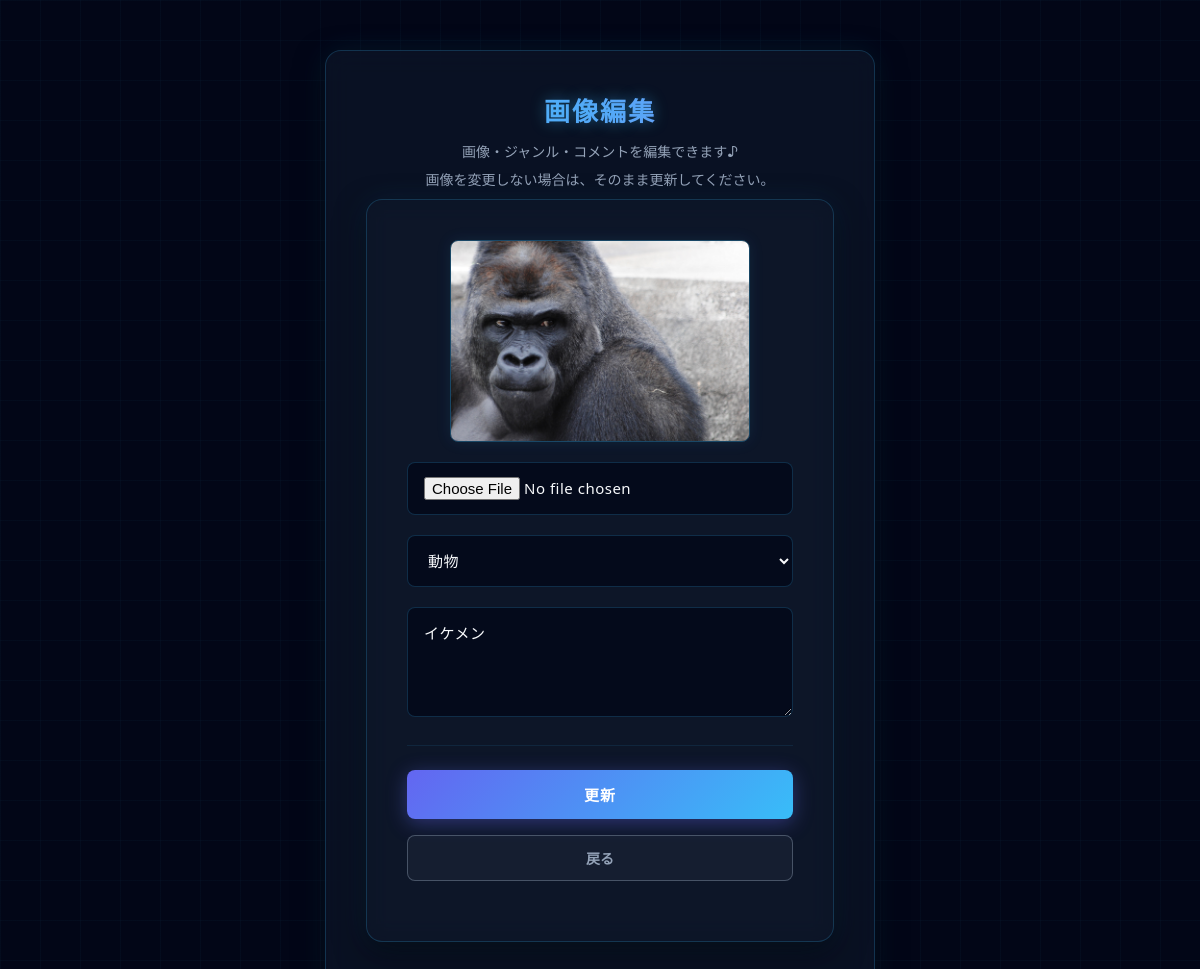
/kids/edit/1 (signed in), run on the app's committed database.
### apps/kids/models.py (models this page shows)
class KidsImage(db.Model):
    __tablename__ = "kids_images"
    id = db.Column(db.Integer, primary_key=True)
    user_id = db.Column(db.String, db.ForeignKey("users.id"))
    image_path = db.Column(db.String)
    is_detected = db.Column(db.Boolean, default=False)
    detection_reason = db.Column(db.String(100))
    created_at = db.Column(db.DateTime, default=datetime.now)
    genre = db.Column(db.String(50))
    comment = db.Column(db.Text)
    updated_at = db.Column(
        db.DateTime, default=datetime.now, onupdate=datetime.now
    )

### apps/kids/views.py (the view, shortened to what this page needs)
@kids.route("/edit/<int:image_id>", methods=["GET", "POST"])
@login_required
def edit_image(image_id):
    image = KidsImage.query.get_or_404(image_id)
    if str(image.user_id) != str(current_user.id):
        return redirect(url_for("kids.index"))
    form = EditForm(obj=image)
    return render_template("kids/edit.html", form=form,  image=image)

### apps/kids/forms.py
class EditForm(FlaskForm):
    image = FileField(
        "画像",
        validators=[
            FileRequired("画像ファイルを指定してください。"),
            FileAllowed(
                ["png", "jpg", "jpeg"],
                "サポートされていない画像形式です。"
            ),
        ]
    )
    genre = SelectField(
        "ジャンル",
        choices=[
            ("animal", "動物"),
            ("food", "食べ物"),
            ("game", "ゲーム"),
            ("other", "その他"),
        ],
        validators=[DataRequired()]
    )
    comment = TextAreaField(
        "コメント",
        validators=[DataRequired()]
    )
    submit = SubmitField("更新")

### apps/crud/models.py (called while the page is built)
@login_manager.user_loader
def load_user(user_id):
    return User.query.get(user_id)

### apps/kids/templates/kids/edit.html (shortened to what this page needs)
{% extends "kids/base.html" %}
{% block content %}
<div>
    <h4>画像編集</h4>
    <p>画像・ジャンル・コメントを編集できます♪</p>
    <p>画像を変更しない場合は、そのまま更新してください。</p>
    <form
        action="{{ url_for('kids.edit_image', image_id=image.id) }}"
        method="post"
        enctype="multipart/form-data"
        novalidate="novalidate"
    >
        <div class="mb-3">
            <img
                src="{{ url_for('kids.image_file', filename=image.image_path) }}"
                alt="現在の画像"
                width="300"
            >
        </div>
        <div>
            <label>
                <span>{{ form.image(class="form-control-file") }}</span>
            </label>
        </div>
        <div>
            <label>
                <span>{{ form.genre(class="form-select") }}</span>
            </label>
        </div>
        <div>
            <label>
                <span>{{ form.comment(class="form-control", rows="4") }}</span>
            </label>
        </div>
        <hr />
        <div>
            <label>
                {{ form.submit(class="btn btn-primary") }}
            </label>
            <a
                href="{{ url_for('kids.index') }}"
                class="btn btn-secondary"
            >
                戻る
            </a>
        </div>
    </form>
</div>
{% endblock %}

### apps/static/css/style.css (style rules this page uses)
* { margin: 0; padding: 0; box-sizing: border-box; font-family: 'Segoe UI', -apple-system, BlinkMacSystemFont, Roboto, sans-serif; }
body { background-color: #020617; color: #f1f5f9; min-height: 100vh; display: flex; flex-direction: column; justify-content: center; align-items: center; padding: 40px 20px; gap: 24px; background-image: linear-gradient(rgba(56, 189, 248, 0.03) 1px, transparent 1px), linear-gradient(90deg, rgba(56, 189, 248, 0.03) 1px, transparent 1px); background-size: 40px 40px; }
form { max-width: 450px; width: 100%; padding: 40px; background: rgba(15, 23, 42, 0.65); border-radius: 16px; border: 1px solid rgba(56, 189, 248, 0.2); box-shadow: 0 4px 30px rgba(0, 0, 0, 0.5), 0 0 30px rgba(56, 189, 248, 0.1); backdrop-filter: blur(12px); box-sizing: border-box; transition: all 0.4s ease; }
h2, h4 { font-size: 28px; font-weight: 800; margin: 0 0 8px 0; text-align: center; letter-spacing: 2px; background: linear-gradient(90deg, #38bdf8, #818cf8); background-clip: text; -webkit-background-clip: text; -webkit-text-fill-color: transparent; text-shadow: 0 0 15px rgba(56, 189, 248, 0.3); }
form label { color: #94a3b8; font-size: 13px; font-weight: 600; letter-spacing: 0.5px; display: block; margin-bottom: 4px; }
input[type="text"], input[type="email"], input[type="password"], input[type="date"], .form-control-file { width: 100%; padding: 14px 16px; background: rgba(2, 6, 23, 0.7); border: 1px solid rgba(56, 189, 248, 0.2); border-radius: 8px; color: #f8fafc; font-size: 15px; letter-spacing: 0.5px; box-sizing: border-box; transition: all 0.3s cubic-bezier(0.4, 0, 0.2, 1); }
input[type="submit"], .btn-primary { width: 100%; padding: 14px; background: linear-gradient(135deg, #6366f1, #38bdf8); border: none; border-radius: 8px; color: #ffffff; font-weight: 700; font-size: 15px; letter-spacing: 1px; cursor: pointer; box-shadow: 0 4px 20px rgba(99, 102, 241, 0.4); transition: all 0.3s ease; }
hr { border: 0; border-top: 1px solid rgba(255, 255, 255, 0.1); margin: 20px 0; }

### data on the page
KidsImage: image_path (picture), genre "動物", comment "イケメン"
